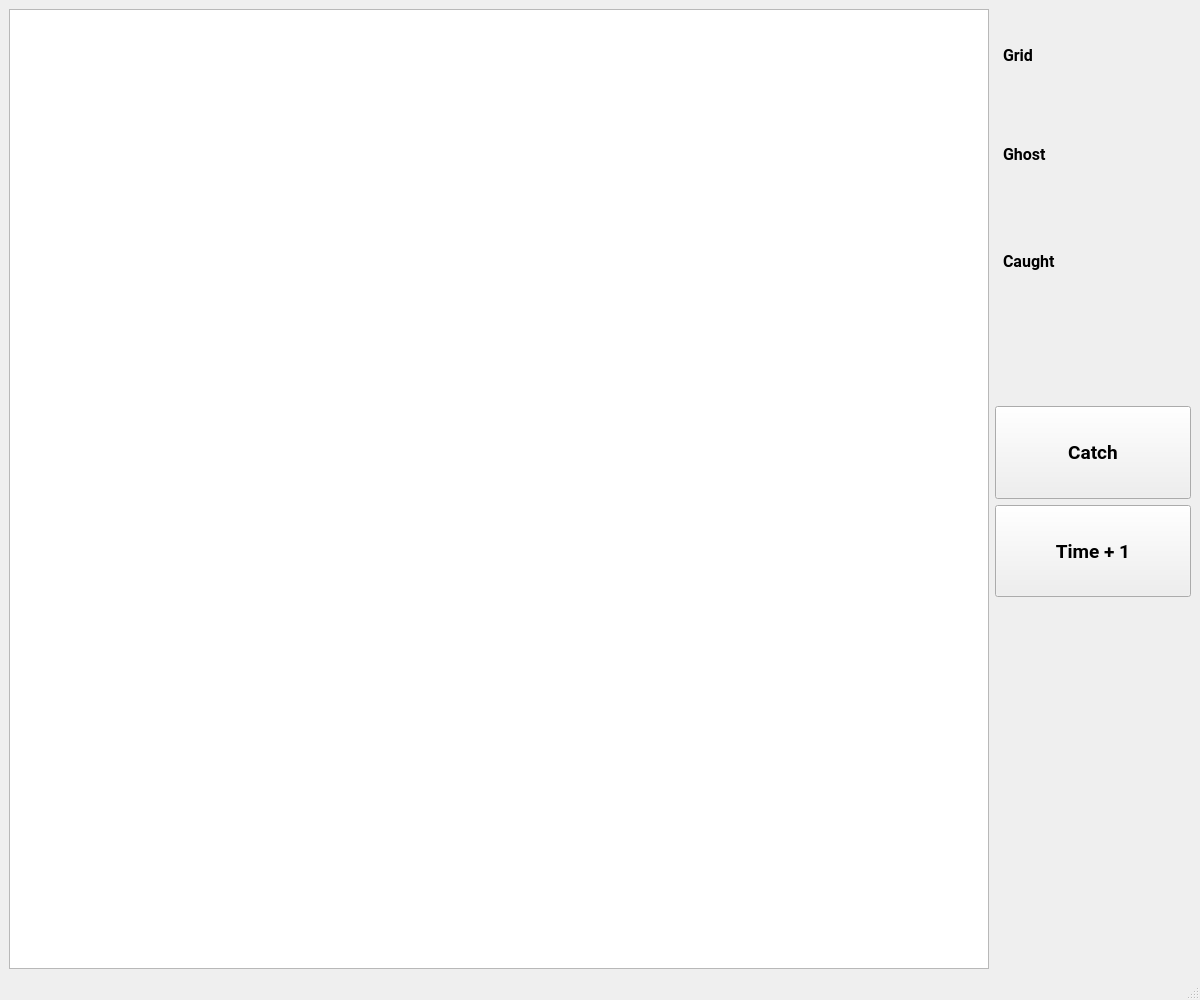
<?xml version="1.0" encoding="UTF-8"?>
<ui version="4.0">
 <class>MainWindow</class>
 <widget class="QMainWindow" name="MainWindow">
  <property name="geometry">
   <rect>
    <x>0</x>
    <y>0</y>
    <width>1200</width>
    <height>1000</height>
   </rect>
  </property>
  <property name="windowTitle">
   <string>Line of Action</string>
  </property>
  <widget class="QWidget" name="centralwidget">
   <layout class="QHBoxLayout" name="horizontalLayout" stretch="5,1">
    <item>
     <widget class="QGraphicsView" name="graphicsView">
      <property name="sizePolicy">
       <sizepolicy hsizetype="Expanding" vsizetype="Expanding">
        <horstretch>3</horstretch>
        <verstretch>0</verstretch>
       </sizepolicy>
      </property>
      <property name="resizeAnchor">
       <enum>QGraphicsView::NoAnchor</enum>
      </property>
     </widget>
    </item>
    <item>
     <layout class="QVBoxLayout" name="verticalLayout" stretch="1,1,1,0,1,1,4">
      <item>
       <layout class="QHBoxLayout" name="horizontalLayout_4">
        <property name="leftMargin">
         <number>8</number>
        </property>
        <item>
         <widget class="QLabel" name="label_grid">
          <property name="font">
           <font>
            <family>Roboto</family>
            <pointsize>12</pointsize>
            <weight>75</weight>
            <bold>true</bold>
           </font>
          </property>
          <property name="text">
           <string>Grid</string>
          </property>
         </widget>
        </item>
        <item>
         <widget class="QLabel" name="label_grid_val">
          <property name="font">
           <font>
            <pointsize>10</pointsize>
           </font>
          </property>
          <property name="text">
           <string/>
          </property>
          <property name="alignment">
           <set>Qt::AlignCenter</set>
          </property>
         </widget>
        </item>
       </layout>
      </item>
      <item>
       <layout class="QHBoxLayout" name="horizontalLayout_3">
        <property name="leftMargin">
         <number>8</number>
        </property>
        <item>
         <widget class="QLabel" name="label_ghost">
          <property name="font">
           <font>
            <family>Roboto</family>
            <pointsize>12</pointsize>
            <weight>75</weight>
            <bold>true</bold>
           </font>
          </property>
          <property name="text">
           <string>Ghost</string>
          </property>
         </widget>
        </item>
        <item>
         <widget class="QLabel" name="label_ghost_val">
          <property name="font">
           <font>
            <pointsize>10</pointsize>
           </font>
          </property>
          <property name="text">
           <string/>
          </property>
          <property name="alignment">
           <set>Qt::AlignCenter</set>
          </property>
         </widget>
        </item>
       </layout>
      </item>
      <item>
       <layout class="QHBoxLayout" name="horizontalLayout_2">
        <property name="leftMargin">
         <number>8</number>
        </property>
        <property name="topMargin">
         <number>16</number>
        </property>
        <item>
         <widget class="QLabel" name="label_caught">
          <property name="font">
           <font>
            <family>Roboto</family>
            <pointsize>12</pointsize>
            <weight>75</weight>
            <bold>true</bold>
           </font>
          </property>
          <property name="text">
           <string>Caught</string>
          </property>
         </widget>
        </item>
        <item>
         <widget class="QLabel" name="label_caught_val">
          <property name="font">
           <font>
            <pointsize>10</pointsize>
           </font>
          </property>
          <property name="text">
           <string/>
          </property>
          <property name="alignment">
           <set>Qt::AlignCenter</set>
          </property>
         </widget>
        </item>
       </layout>
      </item>
      <item>
       <spacer name="verticalSpacer">
        <property name="orientation">
         <enum>Qt::Vertical</enum>
        </property>
        <property name="sizeHint" stdset="0">
         <size>
          <width>20</width>
          <height>100</height>
         </size>
        </property>
       </spacer>
      </item>
      <item>
       <widget class="QPushButton" name="buttonCatch">
        <property name="sizePolicy">
         <sizepolicy hsizetype="Minimum" vsizetype="Preferred">
          <horstretch>0</horstretch>
          <verstretch>0</verstretch>
         </sizepolicy>
        </property>
        <property name="font">
         <font>
          <family>Roboto</family>
          <pointsize>14</pointsize>
          <weight>75</weight>
          <bold>true</bold>
         </font>
        </property>
        <property name="text">
         <string>Catch</string>
        </property>
       </widget>
      </item>
      <item>
       <widget class="QPushButton" name="buttonTimeInc">
        <property name="sizePolicy">
         <sizepolicy hsizetype="Minimum" vsizetype="Preferred">
          <horstretch>0</horstretch>
          <verstretch>0</verstretch>
         </sizepolicy>
        </property>
        <property name="font">
         <font>
          <family>Roboto</family>
          <pointsize>14</pointsize>
          <weight>75</weight>
          <bold>true</bold>
         </font>
        </property>
        <property name="text">
         <string>Time + 1</string>
        </property>
       </widget>
      </item>
      <item>
       <spacer name="verticalSpacer_2">
        <property name="orientation">
         <enum>Qt::Vertical</enum>
        </property>
        <property name="sizeHint" stdset="0">
         <size>
          <width>20</width>
          <height>200</height>
         </size>
        </property>
       </spacer>
      </item>
     </layout>
    </item>
   </layout>
  </widget>
  <widget class="QMenuBar" name="menubar">
   <property name="geometry">
    <rect>
     <x>0</x>
     <y>0</y>
     <width>1200</width>
     <height>19</height>
    </rect>
   </property>
  </widget>
  <widget class="QStatusBar" name="statusbar"/>
 </widget>
 <resources/>
 <connections/>
</ui>
